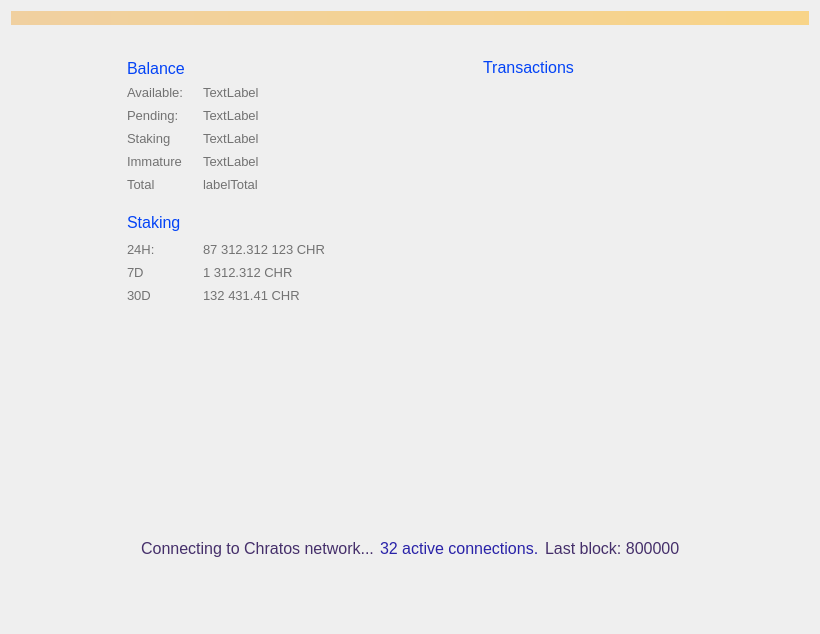
<?xml version="1.0" encoding="UTF-8"?>
<ui version="4.0">
 <class>OverviewPage</class>
 <widget class="QWidget" name="OverviewPage">
  <property name="geometry">
   <rect>
    <x>0</x>
    <y>0</y>
    <width>820</width>
    <height>634</height>
   </rect>
  </property>
  <property name="sizePolicy">
   <sizepolicy hsizetype="MinimumExpanding" vsizetype="MinimumExpanding">
    <horstretch>0</horstretch>
    <verstretch>0</verstretch>
   </sizepolicy>
  </property>
  <property name="maximumSize">
   <size>
    <width>16777215</width>
    <height>16777215</height>
   </size>
  </property>
  <property name="windowTitle">
   <string>Form</string>
  </property>
  <property name="styleSheet">
   <string notr="true"/>
  </property>
  <layout class="QVBoxLayout" name="topLayout">
   <item>
    <widget class="QLabel" name="labelAlerts">
     <property name="visible">
      <bool>false</bool>
     </property>
     <property name="styleSheet">
      <string notr="true">background-color: qlineargradient(x1: 0, y1: 0, x2: 1, y2: 0, stop:0 #F0D0A0, stop:1 #F8D488); color:#000000;</string>
     </property>
     <property name="wordWrap">
      <bool>true</bool>
     </property>
     <property name="margin">
      <number>3</number>
     </property>
    </widget>
   </item>
   <item>
    <spacer name="verticalSpacer">
     <property name="orientation">
      <enum>Qt::Vertical</enum>
     </property>
     <property name="sizeType">
      <enum>QSizePolicy::Fixed</enum>
     </property>
     <property name="sizeHint" stdset="0">
      <size>
       <width>20</width>
       <height>20</height>
      </size>
     </property>
    </spacer>
   </item>
   <item>
    <layout class="QHBoxLayout" name="horizontalLayout_2">
     <property name="sizeConstraint">
      <enum>QLayout::SetMinimumSize</enum>
     </property>
     <item>
      <spacer name="horizontalSpacer">
       <property name="orientation">
        <enum>Qt::Horizontal</enum>
       </property>
       <property name="sizeType">
        <enum>QSizePolicy::Fixed</enum>
       </property>
       <property name="sizeHint" stdset="0">
        <size>
         <width>100</width>
         <height>20</height>
        </size>
       </property>
      </spacer>
     </item>
     <item>
      <layout class="QVBoxLayout" name="verticalLayout_2">
       <property name="sizeConstraint">
        <enum>QLayout::SetNoConstraint</enum>
       </property>
       <property name="leftMargin">
        <number>16</number>
       </property>
       <property name="topMargin">
        <number>7</number>
       </property>
       <property name="rightMargin">
        <number>16</number>
       </property>
       <property name="bottomMargin">
        <number>16</number>
       </property>
       <item>
        <layout class="QHBoxLayout" name="horizontalLayout_3">
         <property name="spacing">
          <number>0</number>
         </property>
         <item>
          <widget class="QLabel" name="label_4">
           <property name="sizePolicy">
            <sizepolicy hsizetype="Minimum" vsizetype="Preferred">
             <horstretch>0</horstretch>
             <verstretch>0</verstretch>
            </sizepolicy>
           </property>
           <property name="font">
            <font>
             <pointsize>-1</pointsize>
            </font>
           </property>
           <property name="styleSheet">
            <string notr="true">color: #0343f6; text-transform: uppercase; font-size: 16px</string>
           </property>
           <property name="text">
            <string>Balance</string>
           </property>
          </widget>
         </item>
         <item>
          <spacer name="horizontalSpacer_11">
           <property name="orientation">
            <enum>Qt::Horizontal</enum>
           </property>
           <property name="sizeType">
            <enum>QSizePolicy::Maximum</enum>
           </property>
           <property name="sizeHint" stdset="0">
            <size>
             <width>10</width>
             <height>20</height>
            </size>
           </property>
          </spacer>
         </item>
         <item>
          <widget class="QPushButton" name="labelWalletStatus">
           <property name="maximumSize">
            <size>
             <width>22</width>
             <height>22</height>
            </size>
           </property>
           <property name="baseSize">
            <size>
             <width>22</width>
             <height>22</height>
            </size>
           </property>
           <property name="styleSheet">
            <string notr="true">border: 0</string>
           </property>
           <property name="text">
            <string/>
           </property>
           <property name="flat">
            <bool>true</bool>
           </property>
          </widget>
         </item>
         <item>
          <spacer name="horizontalSpacer_10">
           <property name="orientation">
            <enum>Qt::Horizontal</enum>
           </property>
           <property name="sizeHint" stdset="0">
            <size>
             <width>40</width>
             <height>20</height>
            </size>
           </property>
          </spacer>
         </item>
        </layout>
       </item>
       <item>
        <layout class="QHBoxLayout" name="horizontalLayout_4">
         <item>
          <layout class="QFormLayout" name="formLayout">
           <property name="sizeConstraint">
            <enum>QLayout::SetNoConstraint</enum>
           </property>
           <property name="labelAlignment">
            <set>Qt::AlignLeading|Qt::AlignLeft|Qt::AlignVCenter</set>
           </property>
           <property name="verticalSpacing">
            <number>-1</number>
           </property>
           <item row="0" column="0">
            <widget class="QLabel" name="label_5">
             <property name="sizePolicy">
              <sizepolicy hsizetype="Minimum" vsizetype="Preferred">
               <horstretch>0</horstretch>
               <verstretch>0</verstretch>
              </sizepolicy>
             </property>
             <property name="minimumSize">
              <size>
               <width>70</width>
               <height>17</height>
              </size>
             </property>
             <property name="maximumSize">
              <size>
               <width>70</width>
               <height>17</height>
              </size>
             </property>
             <property name="font">
              <font>
               <pointsize>10</pointsize>
               <weight>50</weight>
               <bold>false</bold>
               <stylestrategy>PreferAntialias</stylestrategy>
              </font>
             </property>
             <property name="styleSheet">
              <string notr="true">color: #727272</string>
             </property>
             <property name="text">
              <string>Available:</string>
             </property>
             <property name="alignment">
              <set>Qt::AlignLeading|Qt::AlignLeft|Qt::AlignVCenter</set>
             </property>
            </widget>
           </item>
           <item row="0" column="1">
            <widget class="QLabel" name="labelBalance">
             <property name="font">
              <font>
               <pointsize>10</pointsize>
               <weight>50</weight>
               <bold>false</bold>
               <stylestrategy>PreferAntialias</stylestrategy>
              </font>
             </property>
             <property name="styleSheet">
              <string notr="true">color: #727272</string>
             </property>
             <property name="text">
              <string>TextLabel</string>
             </property>
             <property name="alignment">
              <set>Qt::AlignLeading|Qt::AlignLeft|Qt::AlignVCenter</set>
             </property>
            </widget>
           </item>
           <item row="1" column="0">
            <widget class="QLabel" name="label_7">
             <property name="sizePolicy">
              <sizepolicy hsizetype="Minimum" vsizetype="Preferred">
               <horstretch>0</horstretch>
               <verstretch>0</verstretch>
              </sizepolicy>
             </property>
             <property name="minimumSize">
              <size>
               <width>70</width>
               <height>17</height>
              </size>
             </property>
             <property name="maximumSize">
              <size>
               <width>70</width>
               <height>17</height>
              </size>
             </property>
             <property name="font">
              <font>
               <pointsize>10</pointsize>
               <weight>50</weight>
               <bold>false</bold>
               <stylestrategy>PreferAntialias</stylestrategy>
              </font>
             </property>
             <property name="styleSheet">
              <string notr="true">color: #727272</string>
             </property>
             <property name="text">
              <string>Pending:</string>
             </property>
             <property name="alignment">
              <set>Qt::AlignLeading|Qt::AlignLeft|Qt::AlignVCenter</set>
             </property>
            </widget>
           </item>
           <item row="1" column="1">
            <widget class="QLabel" name="labelUnconfirmed">
             <property name="font">
              <font>
               <pointsize>10</pointsize>
               <weight>50</weight>
               <bold>false</bold>
               <stylestrategy>PreferAntialias</stylestrategy>
              </font>
             </property>
             <property name="styleSheet">
              <string notr="true">color: #727272</string>
             </property>
             <property name="text">
              <string>TextLabel</string>
             </property>
             <property name="alignment">
              <set>Qt::AlignLeading|Qt::AlignLeft|Qt::AlignVCenter</set>
             </property>
            </widget>
           </item>
           <item row="3" column="0">
            <widget class="QLabel" name="labelImmatureText">
             <property name="sizePolicy">
              <sizepolicy hsizetype="Minimum" vsizetype="Preferred">
               <horstretch>0</horstretch>
               <verstretch>0</verstretch>
              </sizepolicy>
             </property>
             <property name="minimumSize">
              <size>
               <width>70</width>
               <height>17</height>
              </size>
             </property>
             <property name="maximumSize">
              <size>
               <width>70</width>
               <height>17</height>
              </size>
             </property>
             <property name="font">
              <font>
               <pointsize>10</pointsize>
               <weight>50</weight>
               <bold>false</bold>
               <stylestrategy>PreferAntialias</stylestrategy>
              </font>
             </property>
             <property name="styleSheet">
              <string notr="true">color: #727272</string>
             </property>
             <property name="text">
              <string>Immature</string>
             </property>
             <property name="alignment">
              <set>Qt::AlignLeading|Qt::AlignLeft|Qt::AlignVCenter</set>
             </property>
            </widget>
           </item>
           <item row="3" column="1">
            <widget class="QLabel" name="labelImmature">
             <property name="font">
              <font>
               <pointsize>10</pointsize>
               <weight>50</weight>
               <bold>false</bold>
               <stylestrategy>PreferAntialias</stylestrategy>
              </font>
             </property>
             <property name="styleSheet">
              <string notr="true">color: #727272</string>
             </property>
             <property name="text">
              <string>TextLabel</string>
             </property>
             <property name="alignment">
              <set>Qt::AlignLeading|Qt::AlignLeft|Qt::AlignVCenter</set>
             </property>
            </widget>
           </item>
           <item row="4" column="0">
            <widget class="QLabel" name="label_8">
             <property name="sizePolicy">
              <sizepolicy hsizetype="Minimum" vsizetype="Preferred">
               <horstretch>0</horstretch>
               <verstretch>0</verstretch>
              </sizepolicy>
             </property>
             <property name="minimumSize">
              <size>
               <width>70</width>
               <height>17</height>
              </size>
             </property>
             <property name="maximumSize">
              <size>
               <width>70</width>
               <height>17</height>
              </size>
             </property>
             <property name="font">
              <font>
               <pointsize>10</pointsize>
               <weight>50</weight>
               <bold>false</bold>
               <stylestrategy>PreferAntialias</stylestrategy>
              </font>
             </property>
             <property name="styleSheet">
              <string notr="true">color: #727272</string>
             </property>
             <property name="text">
              <string>Total</string>
             </property>
             <property name="alignment">
              <set>Qt::AlignLeading|Qt::AlignLeft|Qt::AlignVCenter</set>
             </property>
            </widget>
           </item>
           <item row="4" column="1">
            <widget class="QLabel" name="labelTotal">
             <property name="font">
              <font>
               <pointsize>10</pointsize>
               <weight>50</weight>
               <bold>false</bold>
               <stylestrategy>PreferAntialias</stylestrategy>
              </font>
             </property>
             <property name="styleSheet">
              <string notr="true">color: #727272</string>
             </property>
             <property name="text">
              <string>labelTotal</string>
             </property>
             <property name="alignment">
              <set>Qt::AlignLeading|Qt::AlignLeft|Qt::AlignVCenter</set>
             </property>
            </widget>
           </item>
           <item row="2" column="1">
            <widget class="QLabel" name="labelStaking">
             <property name="font">
              <font>
               <pointsize>10</pointsize>
               <weight>50</weight>
               <bold>false</bold>
               <stylestrategy>PreferAntialias</stylestrategy>
              </font>
             </property>
             <property name="styleSheet">
              <string notr="true">color: #727272</string>
             </property>
             <property name="text">
              <string>TextLabel</string>
             </property>
             <property name="alignment">
              <set>Qt::AlignLeading|Qt::AlignLeft|Qt::AlignVCenter</set>
             </property>
            </widget>
           </item>
           <item row="2" column="0">
            <widget class="QLabel" name="labelStakingText">
             <property name="sizePolicy">
              <sizepolicy hsizetype="Minimum" vsizetype="Preferred">
               <horstretch>0</horstretch>
               <verstretch>0</verstretch>
              </sizepolicy>
             </property>
             <property name="minimumSize">
              <size>
               <width>70</width>
               <height>17</height>
              </size>
             </property>
             <property name="maximumSize">
              <size>
               <width>70</width>
               <height>17</height>
              </size>
             </property>
             <property name="font">
              <font>
               <pointsize>10</pointsize>
               <weight>50</weight>
               <bold>false</bold>
               <stylestrategy>PreferAntialias</stylestrategy>
              </font>
             </property>
             <property name="styleSheet">
              <string notr="true">color: #727272</string>
             </property>
             <property name="text">
              <string>Staking</string>
             </property>
             <property name="alignment">
              <set>Qt::AlignLeading|Qt::AlignLeft|Qt::AlignVCenter</set>
             </property>
            </widget>
           </item>
          </layout>
         </item>
         <item>
          <spacer name="horizontalSpacer_4">
           <property name="orientation">
            <enum>Qt::Horizontal</enum>
           </property>
           <property name="sizeHint" stdset="0">
            <size>
             <width>40</width>
             <height>20</height>
            </size>
           </property>
          </spacer>
         </item>
        </layout>
       </item>
       <item>
        <spacer name="verticalSpacer_5">
         <property name="orientation">
          <enum>Qt::Vertical</enum>
         </property>
         <property name="sizeType">
          <enum>QSizePolicy::Maximum</enum>
         </property>
         <property name="sizeHint" stdset="0">
          <size>
           <width>20</width>
           <height>10</height>
          </size>
         </property>
        </spacer>
       </item>
       <item>
        <layout class="QHBoxLayout" name="horizontalLayout_7">
         <property name="spacing">
          <number>0</number>
         </property>
         <item>
          <widget class="QLabel" name="label_11">
           <property name="font">
            <font>
             <pointsize>-1</pointsize>
            </font>
           </property>
           <property name="styleSheet">
            <string notr="true">color: #0343f6; text-transform: uppercase; font-size: 16px</string>
           </property>
           <property name="text">
            <string>Staking</string>
           </property>
           <property name="alignment">
            <set>Qt::AlignLeading|Qt::AlignLeft|Qt::AlignVCenter</set>
           </property>
          </widget>
         </item>
         <item>
          <spacer name="horizontalSpacer_8">
           <property name="orientation">
            <enum>Qt::Horizontal</enum>
           </property>
           <property name="sizeType">
            <enum>QSizePolicy::Maximum</enum>
           </property>
           <property name="sizeHint" stdset="0">
            <size>
             <width>10</width>
             <height>20</height>
            </size>
           </property>
          </spacer>
         </item>
         <item>
          <widget class="QPushButton" name="unlockStakingButton">
           <property name="minimumSize">
            <size>
             <width>26</width>
             <height>26</height>
            </size>
           </property>
           <property name="maximumSize">
            <size>
             <width>26</width>
             <height>26</height>
            </size>
           </property>
           <property name="styleSheet">
            <string notr="true">border: 0</string>
           </property>
           <property name="text">
            <string/>
           </property>
          </widget>
         </item>
         <item>
          <spacer name="horizontalSpacer_9">
           <property name="orientation">
            <enum>Qt::Horizontal</enum>
           </property>
           <property name="sizeHint" stdset="0">
            <size>
             <width>40</width>
             <height>20</height>
            </size>
           </property>
          </spacer>
         </item>
        </layout>
       </item>
       <item>
        <layout class="QHBoxLayout" name="horizontalLayout_6">
         <item>
          <layout class="QFormLayout" name="formLayout_2">
           <property name="labelAlignment">
            <set>Qt::AlignLeading|Qt::AlignLeft|Qt::AlignVCenter</set>
           </property>
           <item row="1" column="0">
            <widget class="QLabel" name="label_10">
             <property name="sizePolicy">
              <sizepolicy hsizetype="Minimum" vsizetype="Preferred">
               <horstretch>0</horstretch>
               <verstretch>0</verstretch>
              </sizepolicy>
             </property>
             <property name="minimumSize">
              <size>
               <width>70</width>
               <height>17</height>
              </size>
             </property>
             <property name="maximumSize">
              <size>
               <width>70</width>
               <height>17</height>
              </size>
             </property>
             <property name="font">
              <font>
               <pointsize>10</pointsize>
               <weight>50</weight>
               <bold>false</bold>
               <stylestrategy>PreferAntialias</stylestrategy>
              </font>
             </property>
             <property name="styleSheet">
              <string notr="true">color: #727272</string>
             </property>
             <property name="text">
              <string>24H:</string>
             </property>
             <property name="alignment">
              <set>Qt::AlignLeading|Qt::AlignLeft|Qt::AlignVCenter</set>
             </property>
            </widget>
           </item>
           <item row="1" column="1">
            <widget class="QLabel" name="label24hStakingStats">
             <property name="font">
              <font>
               <pointsize>10</pointsize>
               <weight>50</weight>
               <bold>false</bold>
               <stylestrategy>PreferAntialias</stylestrategy>
               <kerning>false</kerning>
              </font>
             </property>
             <property name="styleSheet">
              <string notr="true">color: #727272</string>
             </property>
             <property name="text">
              <string>87 312.312 123 CHR</string>
             </property>
             <property name="alignment">
              <set>Qt::AlignLeading|Qt::AlignLeft|Qt::AlignVCenter</set>
             </property>
            </widget>
           </item>
           <item row="2" column="0">
            <widget class="QLabel" name="label_13">
             <property name="sizePolicy">
              <sizepolicy hsizetype="Minimum" vsizetype="Preferred">
               <horstretch>0</horstretch>
               <verstretch>0</verstretch>
              </sizepolicy>
             </property>
             <property name="minimumSize">
              <size>
               <width>70</width>
               <height>17</height>
              </size>
             </property>
             <property name="maximumSize">
              <size>
               <width>70</width>
               <height>17</height>
              </size>
             </property>
             <property name="font">
              <font>
               <pointsize>10</pointsize>
               <weight>50</weight>
               <bold>false</bold>
               <stylestrategy>PreferAntialias</stylestrategy>
               <kerning>false</kerning>
              </font>
             </property>
             <property name="styleSheet">
              <string notr="true">color: #727272</string>
             </property>
             <property name="text">
              <string>7D</string>
             </property>
             <property name="alignment">
              <set>Qt::AlignLeading|Qt::AlignLeft|Qt::AlignVCenter</set>
             </property>
            </widget>
           </item>
           <item row="2" column="1">
            <widget class="QLabel" name="label7dStakingStats">
             <property name="font">
              <font>
               <pointsize>10</pointsize>
               <weight>50</weight>
               <bold>false</bold>
               <stylestrategy>PreferAntialias</stylestrategy>
               <kerning>false</kerning>
              </font>
             </property>
             <property name="styleSheet">
              <string notr="true">color: #727272</string>
             </property>
             <property name="text">
              <string>1 312.312 CHR</string>
             </property>
             <property name="alignment">
              <set>Qt::AlignLeading|Qt::AlignLeft|Qt::AlignVCenter</set>
             </property>
            </widget>
           </item>
           <item row="3" column="0">
            <widget class="QLabel" name="label_14">
             <property name="sizePolicy">
              <sizepolicy hsizetype="Minimum" vsizetype="Preferred">
               <horstretch>0</horstretch>
               <verstretch>0</verstretch>
              </sizepolicy>
             </property>
             <property name="minimumSize">
              <size>
               <width>70</width>
               <height>17</height>
              </size>
             </property>
             <property name="maximumSize">
              <size>
               <width>70</width>
               <height>17</height>
              </size>
             </property>
             <property name="font">
              <font>
               <pointsize>10</pointsize>
               <weight>50</weight>
               <bold>false</bold>
               <stylestrategy>PreferAntialias</stylestrategy>
               <kerning>false</kerning>
              </font>
             </property>
             <property name="styleSheet">
              <string notr="true">color: #727272</string>
             </property>
             <property name="text">
              <string>30D</string>
             </property>
             <property name="alignment">
              <set>Qt::AlignLeading|Qt::AlignLeft|Qt::AlignVCenter</set>
             </property>
            </widget>
           </item>
           <item row="3" column="1">
            <widget class="QLabel" name="label30dStakingStats">
             <property name="font">
              <font>
               <pointsize>10</pointsize>
               <weight>50</weight>
               <bold>false</bold>
               <stylestrategy>PreferAntialias</stylestrategy>
               <kerning>false</kerning>
              </font>
             </property>
             <property name="styleSheet">
              <string notr="true">color: #727272</string>
             </property>
             <property name="text">
              <string>132 431.41 CHR</string>
             </property>
             <property name="alignment">
              <set>Qt::AlignLeading|Qt::AlignLeft|Qt::AlignVCenter</set>
             </property>
            </widget>
           </item>
          </layout>
         </item>
         <item>
          <spacer name="horizontalSpacer_7">
           <property name="orientation">
            <enum>Qt::Horizontal</enum>
           </property>
           <property name="sizeHint" stdset="0">
            <size>
             <width>40</width>
             <height>20</height>
            </size>
           </property>
          </spacer>
         </item>
        </layout>
       </item>
       <item>
        <widget class="QLabel" name="stakingStatusLabel">
         <property name="sizePolicy">
          <sizepolicy hsizetype="Expanding" vsizetype="Preferred">
           <horstretch>0</horstretch>
           <verstretch>0</verstretch>
          </sizepolicy>
         </property>
         <property name="minimumSize">
          <size>
           <width>235</width>
           <height>0</height>
          </size>
         </property>
         <property name="maximumSize">
          <size>
           <width>235</width>
           <height>16777215</height>
          </size>
         </property>
         <property name="styleSheet">
          <string notr="true">color: #0343f6;  font-size: 13px; margin-top:6px</string>
         </property>
         <property name="text">
          <string/>
         </property>
         <property name="wordWrap">
          <bool>true</bool>
         </property>
        </widget>
       </item>
       <item>
        <widget class="QLabel" name="votingStatusLabel">
         <property name="sizePolicy">
          <sizepolicy hsizetype="Expanding" vsizetype="Preferred">
           <horstretch>0</horstretch>
           <verstretch>0</verstretch>
          </sizepolicy>
         </property>
         <property name="minimumSize">
          <size>
           <width>235</width>
           <height>0</height>
          </size>
         </property>
         <property name="maximumSize">
          <size>
           <width>235</width>
           <height>16777215</height>
          </size>
         </property>
         <property name="styleSheet">
          <string notr="true">color: #0343f6;  font-size: 13px; margin-top:6px</string>
         </property>
         <property name="text">
          <string/>
         </property>
         <property name="wordWrap">
          <bool>true</bool>
         </property>
        </widget>
       </item>
       <item>
        <spacer name="verticalSpacer_4">
         <property name="orientation">
          <enum>Qt::Vertical</enum>
         </property>
         <property name="sizeHint" stdset="0">
          <size>
           <width>20</width>
           <height>40</height>
          </size>
         </property>
        </spacer>
       </item>
      </layout>
     </item>
     <item>
      <spacer name="horizontalSpacer_2">
       <property name="orientation">
        <enum>Qt::Horizontal</enum>
       </property>
       <property name="sizeType">
        <enum>QSizePolicy::Fixed</enum>
       </property>
       <property name="sizeHint" stdset="0">
        <size>
         <width>80</width>
         <height>20</height>
        </size>
       </property>
      </spacer>
     </item>
     <item>
      <layout class="QVBoxLayout" name="verticalLayout_3">
       <property name="leftMargin">
        <number>16</number>
       </property>
       <property name="topMargin">
        <number>7</number>
       </property>
       <property name="rightMargin">
        <number>16</number>
       </property>
       <property name="bottomMargin">
        <number>16</number>
       </property>
       <item>
        <layout class="QVBoxLayout" name="verticalLayout_4">
         <item>
          <layout class="QHBoxLayout" name="horizontalLayout_5">
           <item>
            <widget class="QLabel" name="label_12">
             <property name="sizePolicy">
              <sizepolicy hsizetype="Preferred" vsizetype="Maximum">
               <horstretch>0</horstretch>
               <verstretch>0</verstretch>
              </sizepolicy>
             </property>
             <property name="maximumSize">
              <size>
               <width>16777215</width>
               <height>19</height>
              </size>
             </property>
             <property name="font">
              <font>
               <pointsize>-1</pointsize>
              </font>
             </property>
             <property name="styleSheet">
              <string notr="true">color: #0343f6; text-transform: uppercase; font-size: 16px;</string>
             </property>
             <property name="text">
              <string>Transactions</string>
             </property>
            </widget>
           </item>
           <item>
            <spacer name="horizontalSpacer_12">
             <property name="orientation">
              <enum>Qt::Horizontal</enum>
             </property>
             <property name="sizeHint" stdset="0">
              <size>
               <width>40</width>
               <height>20</height>
              </size>
             </property>
            </spacer>
           </item>
          </layout>
         </item>
         <item>
          <spacer name="verticalSpacer_6">
           <property name="orientation">
            <enum>Qt::Vertical</enum>
           </property>
           <property name="sizeType">
            <enum>QSizePolicy::Maximum</enum>
           </property>
           <property name="sizeHint" stdset="0">
            <size>
             <width>20</width>
             <height>4</height>
            </size>
           </property>
          </spacer>
         </item>
         <item>
          <widget class="ListView" name="listTransactions" native="true">
           <property name="styleSheet">
            <string notr="true">background: transparent;border:0</string>
           </property>
          </widget>
         </item>
        </layout>
       </item>
      </layout>
     </item>
     <item>
      <spacer name="horizontalSpacer_3">
       <property name="orientation">
        <enum>Qt::Horizontal</enum>
       </property>
       <property name="sizeType">
        <enum>QSizePolicy::Fixed</enum>
       </property>
       <property name="sizeHint" stdset="0">
        <size>
         <width>100</width>
         <height>20</height>
        </size>
       </property>
      </spacer>
     </item>
    </layout>
   </item>
   <item>
    <layout class="QHBoxLayout" name="horizontalLayout">
     <property name="sizeConstraint">
      <enum>QLayout::SetMinimumSize</enum>
     </property>
     <item>
      <spacer name="horizontalSpacer_5">
       <property name="orientation">
        <enum>Qt::Horizontal</enum>
       </property>
       <property name="sizeHint" stdset="0">
        <size>
         <width>40</width>
         <height>20</height>
        </size>
       </property>
      </spacer>
     </item>
     <item>
      <widget class="QLabel" name="statusTitle">
       <property name="sizePolicy">
        <sizepolicy hsizetype="Minimum" vsizetype="Preferred">
         <horstretch>0</horstretch>
         <verstretch>0</verstretch>
        </sizepolicy>
       </property>
       <property name="minimumSize">
        <size>
         <width>0</width>
         <height>60</height>
        </size>
       </property>
       <property name="font">
        <font>
         <pointsize>12</pointsize>
        </font>
       </property>
       <property name="styleSheet">
        <string notr="true">color: #452f6a</string>
       </property>
       <property name="text">
        <string>Connecting to Chratos network...</string>
       </property>
       <property name="alignment">
        <set>Qt::AlignCenter</set>
       </property>
      </widget>
     </item>
     <item>
      <widget class="QLabel" name="statusTitleConnections">
       <property name="sizePolicy">
        <sizepolicy hsizetype="Minimum" vsizetype="Preferred">
         <horstretch>0</horstretch>
         <verstretch>0</verstretch>
        </sizepolicy>
       </property>
       <property name="font">
        <font>
         <pointsize>12</pointsize>
        </font>
       </property>
       <property name="visible">
        <bool>false</bool>
       </property>
       <property name="styleSheet">
        <string notr="true">color: #2922a8</string>
       </property>
       <property name="text">
        <string>32 active connections.</string>
       </property>
      </widget>
     </item>
     <item>
      <widget class="QLabel" name="statusTitleBlocks">
       <property name="sizePolicy">
        <sizepolicy hsizetype="Minimum" vsizetype="Preferred">
         <horstretch>0</horstretch>
         <verstretch>0</verstretch>
        </sizepolicy>
       </property>
       <property name="font">
        <font>
         <pointsize>12</pointsize>
        </font>
       </property>
       <property name="visible">
        <bool>false</bool>
       </property>
       <property name="styleSheet">
        <string notr="true">color: #452f6a</string>
       </property>
       <property name="text">
        <string>Last block: 800000</string>
       </property>
      </widget>
     </item>
     <item>
      <spacer name="horizontalSpacer_6">
       <property name="orientation">
        <enum>Qt::Horizontal</enum>
       </property>
       <property name="sizeHint" stdset="0">
        <size>
         <width>40</width>
         <height>20</height>
        </size>
       </property>
      </spacer>
     </item>
    </layout>
   </item>
   <item>
    <spacer name="verticalSpacer_3">
     <property name="orientation">
      <enum>Qt::Vertical</enum>
     </property>
     <property name="sizeType">
      <enum>QSizePolicy::Fixed</enum>
     </property>
     <property name="sizeHint" stdset="0">
      <size>
       <width>20</width>
       <height>45</height>
      </size>
     </property>
    </spacer>
   </item>
  </layout>
 </widget>
 <customwidgets>
  <customwidget>
   <class>ListView</class>
   <extends>QWidget</extends>
   <header>listview.h</header>
  </customwidget>
 </customwidgets>
 <resources/>
 <connections/>
</ui>
